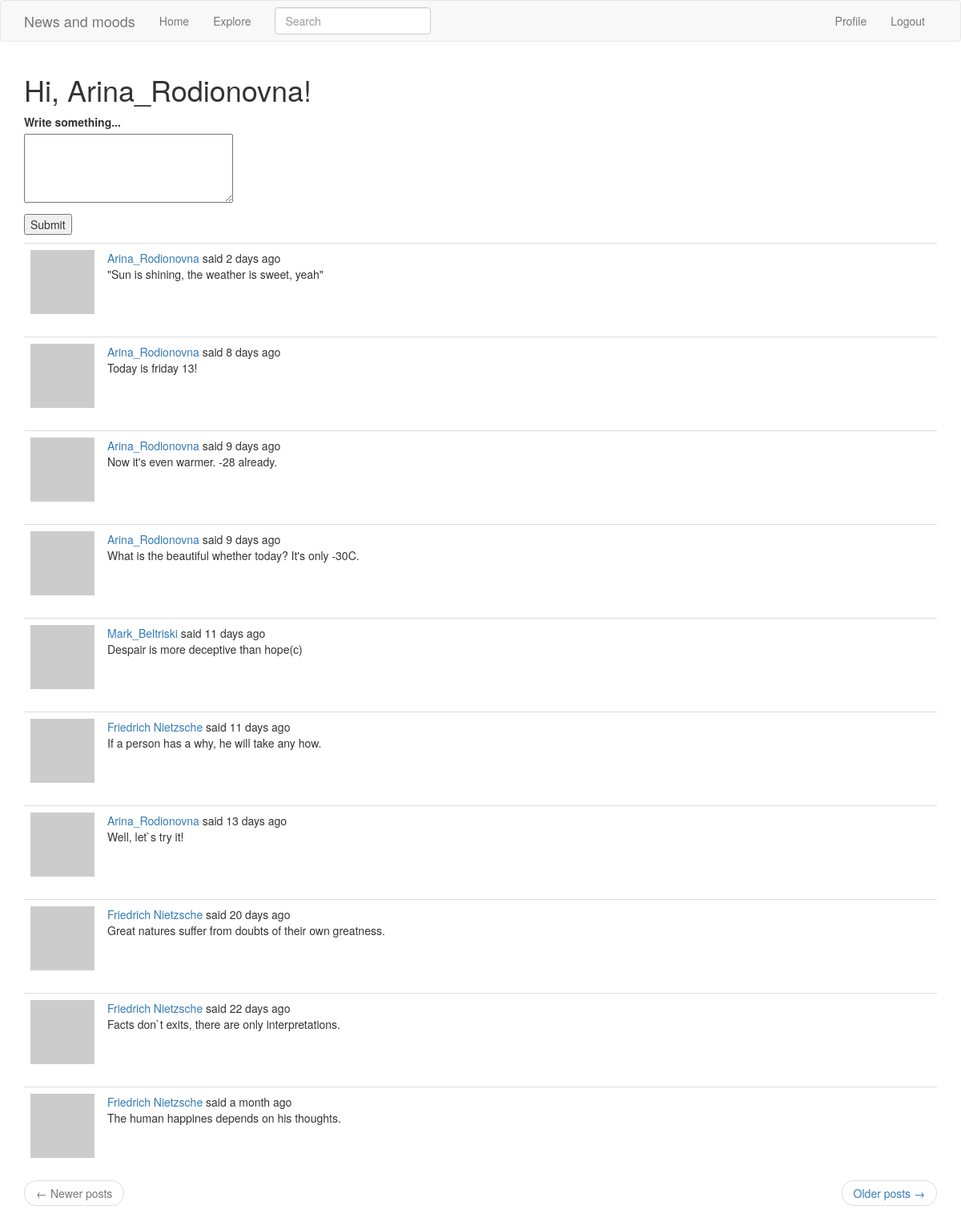
Page /index (signed in) on the committed database.
### app/models.py (models this page shows, shortened)
class PaginatedAPIMixin(object):
    @staticmethod
    def _to_collection_items(items):
        return [item.to_dict() for item in items]

class User(PaginatedAPIMixin, UserMixin, db.Model):
    id = db.Column(db.Integer, primary_key=True)
    username = db.Column(db.String(64), index=True, unique=True)
    email = db.Column(db.String(120), index=True, unique=True)
    password_hash = db.Column(db.String(128))
    posts = db.relationship('Post', backref='author', lazy='dynamic')
    about_me = db.Column(db.String(140))
    last_seen = db.Column(db.DateTime, default=datetime.utcnow)
    followed = db.relationship(
        'User', secondary=followers,
        primaryjoin=(followers.c.follower_id == id),
        secondaryjoin=(followers.c.followed_id == id),
        backref=db.backref('followers', lazy='dynamic'), lazy='dynamic')
    def avatar(self, size):
        digest = md5(self.email.lower().encode('utf-8')).hexdigest()
        return 'https://www.gravatar.com/avatar/{}?d=identicon&s={}'.format(
            digest, size)
    def followed_posts(self):
        followed = Post.query.join(
            followers, (followers.c.followed_id == Post.user_id)).filter(
            followers.c.follower_id == self.id)
        own = Post.query.filter_by(user_id=self.id)
        return followed.union(own).options(joinedload(Post.author)).order_by(Post.timestamp.desc())

class SearchableMixin(object):
    @classmethod
    def before_commit(cls, session):
        session._changes = {
            'add': list(session.new),
            'update': list(session.dirty),
            'delete': list(session.deleted)
        }
    @classmethod
    def after_commit(cls, session):
        for obj in session._changes['add']:
            if isinstance(obj, SearchableMixin):
                add_to_index(obj.__tablename__, obj)
        for obj in session._changes['update']:
            if isinstance(obj, SearchableMixin):
                add_to_index(obj.__tablename__, obj)
        for obj in session._changes['delete']:
            if isinstance(obj, SearchableMixin):
                remove_from_index(obj.__tablename__, obj)
        session._changes = None

class Post(PaginatedAPIMixin, SearchableMixin, db.Model):
    __searchable__ = ['body']
    id = db.Column(db.Integer, primary_key=True)
    body = db.Column(db.String(140))
    timestamp = db.Column(db.DateTime, index=True, default=datetime.utcnow)
    user_id = db.Column(db.Integer, db.ForeignKey('user.id'))

### app/main/routes.py (the view)
@bp.route('/', methods=['GET', 'POST'])
@bp.route('/index', methods=['GET', 'POST'])
@login_required
def index():
    form = PostForm()
    if form.validate_on_submit():
        post = Post(body=form.post.data, author=current_user)
        db.session.add(post)
        db.session.commit()
        flash('Your post is now live!')
        return redirect(url_for('main.index'))
    page = request.args.get('page', 1, type=int)
    posts = current_user.followed_posts().paginate(
        page, current_app.config['POST_PER_PAGE'], False)
    next_url = url_for('main.index', page=posts.next_num) \
        if posts.has_next else None
    prev_url = url_for('main.index', page=posts.prev_num) \
        if posts.has_prev else None
    return render_template('index.html', title='Home Page', form=form,
                           posts=posts.items, next_url=next_url, prev_url=prev_url)

### app/main/forms.py
class SearchForm(FlaskForm):
    q = StringField('Search', validators=[DataRequired()])
    def __init__(self, *args, **kwargs):
        if 'formdata' not in kwargs:
            kwargs['formdata'] = request.args
        if 'csrf_enabled' not in kwargs:
            kwargs['csrf_enabled'] = False
        super(SearchForm, self).__init__(*args, **kwargs)

class PostForm(FlaskForm):
    post = TextAreaField('Write something...', validators=[
        DataRequired(), Length(min=1, max=140)])
    submit = SubmitField('Submit')

### app/main/routes.py (called while the page is built)
@bp.before_request
def before_request():
    if current_user.is_authenticated:
        current_user.last_seen = datetime.utcnow()
        db.session.commit()
        g.search_form = SearchForm()
    g.locale = str(get_locale())

### app/models.py (called while the page is built)
@login.user_loader
def load_user(id):
    return User.query.get(int(id))

### app/templates/index.html (shortened to what this page needs)
{% extends "base.html" %}
{% import 'bootstrap/wtf.html' as wtf %}
{% block app_content %}
    <h1>Hi, {{ current_user.username }}!</h1>
    {% if form %}
    <form action="" method="post">
        <p>
            {{ form.post.label }}<br>
            {{ form.post(cols=32, rows=4) }}<br>
        </p>
        <p>{{ form.submit() }}</p>
    </form>
    {% endif %}
     {% for post in posts %}
        {% include '_post.html' %}
    {% endfor %}
    <nav aria-label="...">
        <ul class="pager">
            <li class="previous{% if not prev_url %} disabled{% endif %}">
                <a href="{{ prev_url or '#' }}">
                    <span aria-hidden="true">&larr;</span> Newer posts
                </a>
            </li>
            <li class="next{% if not next_url %} disabled{% endif %}">
                <a href="{{ next_url or '#' }}">
                    Older posts <span aria-hidden="true">&rarr;</span>
                </a>
            </li>
        </ul>
    </nav>
{% endblock %}

### app/templates/_post.html (shortened to what this page needs)
<table class="table table-hover">
    <tr>
        <td width="70px">
            <a href="{{ url_for('main.user', username=post.author.username) }}">
                <img src="{{ post.author.avatar(70) }}" />
            </a>
        </td>
        <td>
            {{ user_link }} said {{ moment(post.timestamp).fromNow() }}
            <br>
            {{ post.body }}
        </td>
    </tr>
</table>

### rows in the picture
User: username "Arina_Rodionovna"
Post: user_link "Arina_Rodionovna", timestamp "2 days ago", body "\"Sun is shining, the weather is sweet, yeah\""
Post: user_link "Arina_Rodionovna", timestamp "8 days ago", body "Today is friday 13!"
Post: user_link "Arina_Rodionovna", timestamp "9 days ago", body "Now it's even warmer. -28 already."
Post: user_link "Arina_Rodionovna", timestamp "9 days ago", body "What is the beautiful whether today? It's only -30C."
Post: user_link "Mark_Beltriski", timestamp "11 days ago", body "Despair is more deceptive than hope(с)"
Post: user_link "Friedrich Nietzsche", timestamp "11 days ago", body "If a person has a why, he will take any how."
Post: user_link "Arina_Rodionovna", timestamp "13 days ago", body "Well, let`s try it!"
Post: user_link "Friedrich Nietzsche", timestamp "20 days ago", body "Great natures suffer from doubts of their own greatness."
Post: user_link "Friedrich Nietzsche", timestamp "22 days ago", body "Facts don`t exits, there are only interpretations."
Post: user_link "Friedrich Nietzsche", timestamp "a month ago", body "The human happines depends on his thoughts."
